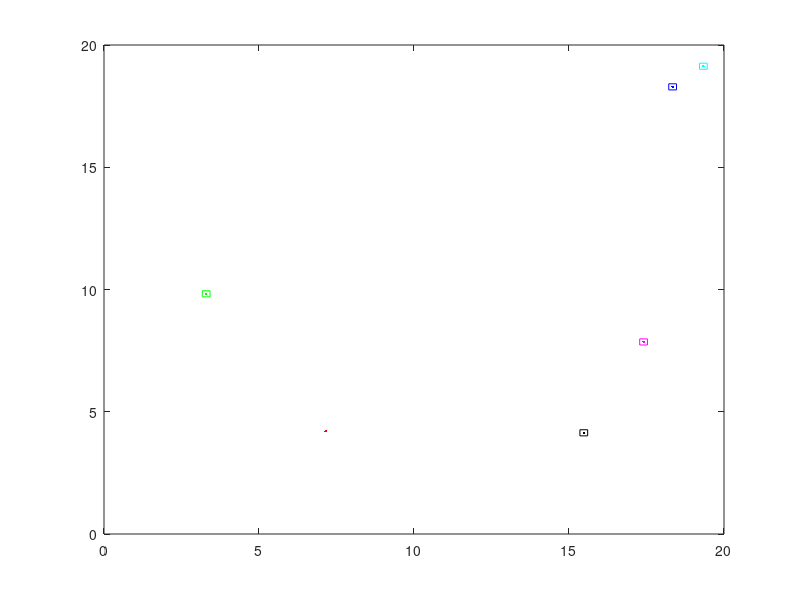

Here is the MATLAB script that generated this plot: (Note: this script raises an error after producing the figure.)
pos = randi(30,6,2);
final = [[(3^0.5)/2, 0.5];
    [0,1];
    [-(3^0.5)/2, 0.5];
    [-(3^0.5)/2, -0.5];
    [0,-1];
    [(3^0.5)/2, -0.5]];
quad = [[-1/8,-1/8];[-1/8,1/8];[1/8,1/8];[1/8,-1/8];[-1/8,-1/8];];
dt = 0.03;
kp = 0.35;
kc = 0.8;
N = 6;
pos1 = [];
pos2 = [];
pos3 = [];
pos4 = [];
pos5 = [];
pos6 = [];
Laplac = ones(N) - N*eye(N);
q1=[];
q2=[];
q3=[];
q4=[];
q5=[];
q6=[];
for t=0:dt:10
    v = Laplac*pos - Laplac*final;
    centroid = (ones(6,6) * pos)/6;
    pos = pos + (kp*v - centroid*kc)*dt;
    pos1 = [pos1;pos(1,:)];
    pos2 = [pos2;pos(2,:)];
    pos3 = [pos3;pos(3,:)];
    pos4 = [pos4;pos(4,:)];
    pos5 = [pos5;pos(5,:)];
    pos6 = [pos6;pos(6,:)];
    qpos1 = quad + pos(1,:);
    delete(q1);
    q1 = plot(qpos1(:,1),qpos1(:,2),'-r');
    plot(final(:,1),final(:,2),'-r');
    plot(pos(1,1),pos(1,2),'r.');
    hold on;
    qpos2 = quad + pos(2,:);
    delete(q2);
    q2 = plot(qpos2(:,1),qpos2(:,2),'-b');
    plot(pos(2,1),pos(2,2),'b.');
    hold on;
    qpos3 = quad + pos(3,:);
    delete(q3);
    q3 = plot(qpos3(:,1),qpos3(:,2),'-g');
    plot(pos(3,1),pos(3,2),'g.');
    hold on;
    qpos4 = quad + pos(4,:);
    delete(q4);
    q4 = plot(qpos4(:,1),qpos4(:,2),'-k');
    plot(pos(4,1),pos(4,2),'k.');
    hold on;
    qpos5 = quad + pos(5,:);
    delete(q5);
    q5 = plot(qpos5(:,1),qpos5(:,2),'-m');
    plot(pos(5,1),pos(5,2),'m.');
    hold on;
    qpos6 = quad + pos(6,:);
    delete(q6);
    q6 = plot(qpos6(:,1),qpos6(:,2),'-c');
    plot(pos(6,1),pos(6,2),'c.');
    hold on;
    pause(dt/10);
end